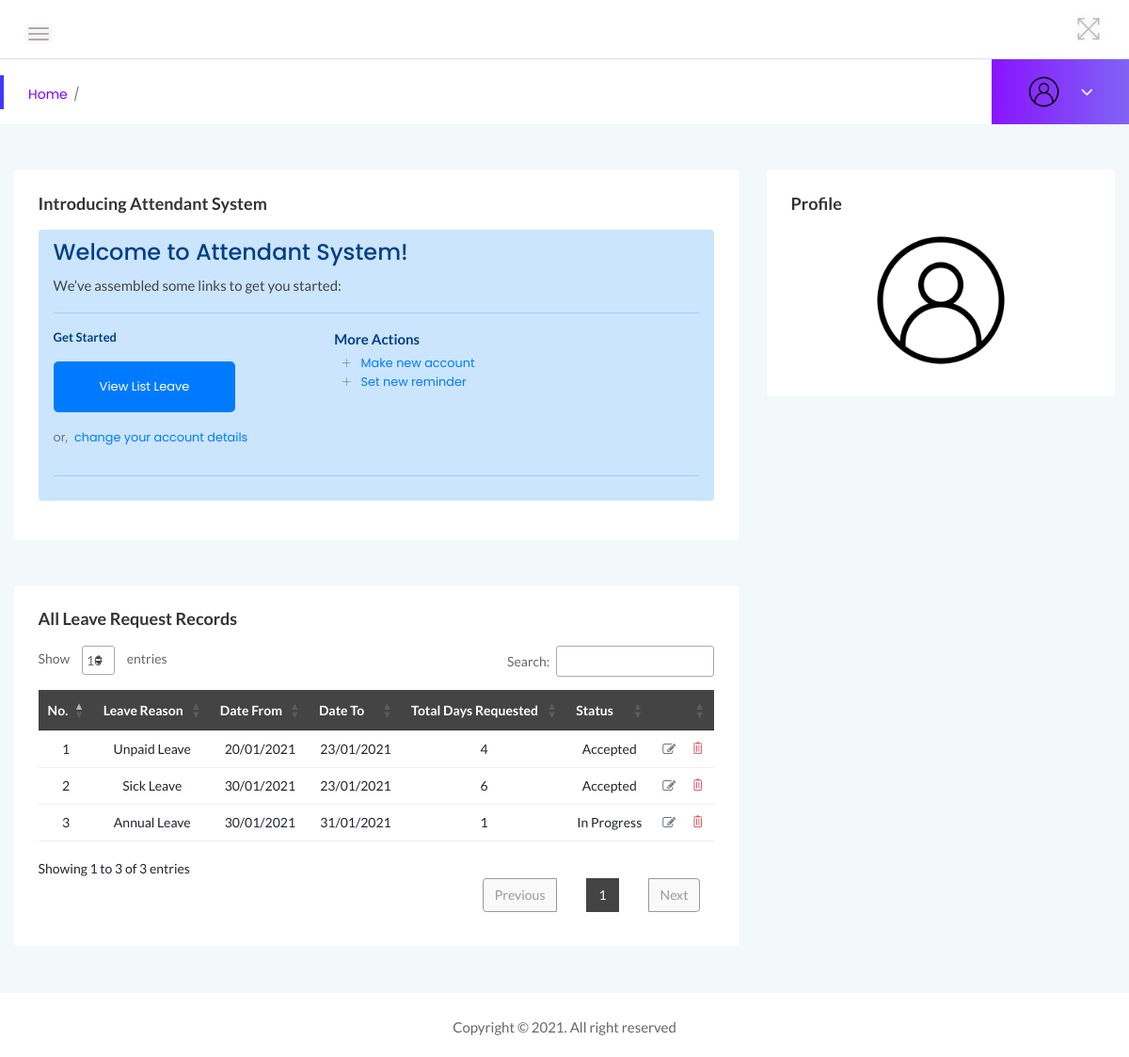
Screenshot of /admin-index.php with the database file from the repository.
### tables this page shows
CREATE TABLE `applyleave` (
  `applyId` int(11) NOT NULL,
  `apply_userId` int(11) NOT NULL,
  `apply_leaveRequestId` int(11) NOT NULL,
  `date_from` date NOT NULL,
  `date_to` date NOT NULL,
  `total_days` int(11) NOT NULL,
  `apply_status` varchar(50) NOT NULL,
  `createdOn` timestamp NOT NULL DEFAULT current_timestamp() ON UPDATE current_timestamp()
);

CREATE TABLE `leavereason` (
  `leaveId` int(11) NOT NULL,
  `leaveName` varchar(50) NOT NULL,
  `leaveCreatedOn` timestamp NOT NULL DEFAULT current_timestamp() ON UPDATE current_timestamp()
);

### dashboard-admin.php (the view, shortened to what this page needs)
<div class="main-content-inner">
    <div class="row">
                <div class="col-8 col-lg-8 mt-5 col-md-12 col-sm-12 col-xs-12">
                            <div class="card">
                                <div class="card-body">
                                    <h4 class="header-title">Introducing Attendant System</h4>
                                    <div class="additional-content">
                                        <div class="alert alert-primary" role="alert">
                                            <h4 class="alert-heading">Welcome to Attendant System!</h4>
                                            <p>We’ve assembled some links to get you started:</p>
                                            <hr>
                                            <div class="row">
                                                <div class="col-5 col-lg-5 col-md-12 col-sm-12 col-xs-12"
                                                    <p class="mb-0"><b>Get Started</b></p>
                                                    <p>
                                                    <a href="admin-index.php?post_type=apply-leave&submitted=none" class="btn btn-primary btn-lg mb-3 mt-3 pl-5 pr-5 pt-3 pb-3" >View List Leave</a><br/>
                                                    <h6 class="mb-3">
                                                        <small class="text-muted">or,&nbsp; <a href="admin-index.php?post_type=setting&submitted=none">change your account details</a></small>
                                                    </h6>
                                                    </p>
                                                </div>
                                                <div class="col-6 col-lg-6 col-md-12 col-sm-12 col-xs-12"
                                                    <p class="mb-0" style="font-size: 15px;"><b>More Actions</b></p>
                                                    <p>
                                                    <h6 class="mb-3 mt-1 pl-2">
                                                        <small class="text-muted"><i class="ti-plus" style="font-weight: 500; font-size: 10px"></i> <a href="signUp.php" target="_blank">&nbsp; Make new account</a></small><br/>
                                                        <small class="text-muted"><i class="ti-plus" style="font-weight: 500; font-size: 10px"></i> <a href="admin-index.php?post_type=reminder&submitted=none" target="_blank">&nbsp; Set new reminder</a></small>
                                                    </h6>
                                                    </p>
                                                </div>
                                            </div>
                                            <hr>
                                        </div>
                                    </div>
                                </div>
                            </div>
                        </div>
                <div class="col-4 mt-5 col-lg-4 col-md-12 col-sm-12 col-xs-12">
                        <div class="card">
                            <div class="card-body">
                                <h4 class="header-title">Profile</h4>
                                <div class="row text-center">
                                    <div class="col-4 col-md-12">
                                        <img src="image/dashboard.png" alt="avatar" style="height:150px !important">
                                    </div>
                                    <div class="col-6 col-md-12">
                                    </div>
                                </div>
                            </div>
                        </div>
                    </div>
    </div>
    <div class="row">
                    <div class="col-8 col-lg-8 col-md-12 col-sm-12 col-xs-12 mt-5">
                        <div class="card">
                            <div class="card-body">
                                <h4 class="header-title">All Leave Request Records</h4>
                                <div class="data-tables datatable-dark">
                                    <table id="dataTable3" class="text-center" style="text-transform: capitalize !important;">
                                        <thead>
                                            <tr>
                                                <th>No.</th>
                                                <th>Leave Reason</th>
                                                <th>Date From</th>
                                                <th>Date To</th>
                                                <th>Total Days Requested</th>
                                                <th>Status</th>
                                                <th></th>
                                            </tr>
                                        </thead>
                                        <tbody>
<?php
$listLeave = "SELECT user.*, applyleave.*, leavereason.* FROM applyleave JOIN user ON applyleave.apply_userId=user.userId JOIN leavereason ON applyleave.apply_leaveRequestId=leavereason.leaveId";
$resultPage = mysqli_query($conn,$listLeave);
$i = 1;
if (mysqli_num_rows($resultPage) > 0) {
while($rowPage = mysqli_fetch_assoc($resultPage)) {
    $date1 = date('j/m/Y', strtotime($rowPage['date_from']));
    $date2 = date('j/m/Y', strtotime($rowPage['date_to']));
?>
                                            <tr>
                                                <td> <?php echo $i++ ?></td>
                                                <td><?php echo $rowPage['leaveName']; ?> </td>
                                                <td><?php echo $date1; ?></td>
                                                <td><?php echo $date2; ?> </td>
                                                <td><?php echo $rowPage['total_days']; ?> </td>
                                                <td><?php echo $rowPage['apply_status']; ?> </td>
                                                <td>
                                                    <ul class="d-flex justify-content-center">
                                                        <li class="mr-3"><a href="admin-index.php?post_type=apply-details&submitted=none&id=<?php echo $rowPage['applyId']; ?>" class="text-secondary"><i class="fa fa-edit"></i></a></li>
                                                        <li><a href="javascript:delete_data(<?php echo $rowPage['applyId']; ?>)" class="text-danger"><i class="ti-trash"></i></a></li>
                                                    </ul>
                                                </td>
                                            </tr>
<?php
} } ?>
                                        </tbody>
                                    </table>
                                </div>
                            </div>
                        </div>
                    </div>
    </div>
</div>

### admin-index.php (shortened to what this page needs)
<!doctype html>
<html class="no-js" lang="en">
<head>
    <link rel="stylesheet" href="assets/css/bootstrap.min.css">
    <link rel="stylesheet" href="assets/css/font-awesome.min.css">
    <link rel="stylesheet" href="assets/css/themify-icons.css">
    <link rel="stylesheet" href="assets/css/metisMenu.css">
    <link rel="stylesheet" href="assets/css/owl.carousel.min.css">
    <link rel="stylesheet" href="assets/css/slicknav.min.css">
    <link rel="stylesheet" href="assets/css/typography.css">
    <link rel="stylesheet" href="assets/css/default-css.css">
    <link rel="stylesheet" href="assets/css/styles.css">
    <link rel="stylesheet" href="assets/css/responsive.css">
    <link rel="stylesheet" type="text/css" href="https://cdn.datatables.net/1.10.19/css/jquery.dataTables.css">
    <link rel="stylesheet" type="text/css" href="https://cdn.datatables.net/1.10.18/css/dataTables.bootstrap4.min.css">
    <link rel="stylesheet" type="text/css" href="https://cdn.datatables.net/responsive/2.2.3/css/responsive.bootstrap.min.css">
    <link rel="stylesheet" type="text/css" href="https://cdn.datatables.net/responsive/2.2.3/css/responsive.jqueryui.min.css">
    <link rel="stylesheet" type="text/css" href="../css/jquery.datetimepicker.css"/>
</head>
<body>
<?php
$execute = "dashboard-admin.php";
?>
    <div class="page-container">
        <div class="main-content">
            <div class="header-area">
                <div class="row align-items-center">
                    <div class="col-md-6 col-sm-8 clearfix">
                        <div class="nav-btn pull-left">
                            <span></span>
                            <span></span>
                            <span></span>
                        </div>
                    </div>
                    <div class="col-md-6 col-sm-4 clearfix">
                        <ul class="notification-area pull-right">
                            <li id="full-view"><i class="ti-fullscreen"></i></li>
                        </ul>
                    </div>
                </div>
            </div>
            <div class="page-title-area">
                <div class="row align-items-center">
                    <div class="col-sm-6">
                        <div class="breadcrumbs-area clearfix">
                            <ul class="breadcrumbs pull-left">
                                <li><a href="admin-index.php?post_type=dashboard">Home</a></li>
                            </ul>
                        </div>
                    </div>
                    <div class="col-sm-6 clearfix">
                        <div class="user-profile pull-right">
                            <img class="avatar user-thumb" src="image/dashboard.png" alt="avatar">
                            <h4 class="user-name dropdown-toggle text-capitalize" data-toggle="dropdown">
                                <?php echo $_SESSION['username'];?><i class="fa fa-angle-down"></i></h4>
                        </div>
                    </div>
                </div>
            </div>
        <?php include ("$execute");?>
        </div>
        <footer>
            <div class="footer-area">
                <p> Copyright © 2021. All right reserved
            </div>
        </footer>
    </div>
</body>
</html>

### rows the page displays
applyleave: apply_leaveRequestId.leaveName "Unpaid Leave", date_from "20/01/2021", date_to "23/01/2021", total_days "4", apply_status "Accepted"
applyleave: apply_leaveRequestId.leaveName "Sick Leave", date_from "30/01/2021", date_to "23/01/2021", total_days "6", apply_status "Accepted"
applyleave: apply_leaveRequestId.leaveName "Annual Leave", date_from "30/01/2021", date_to "31/01/2021", total_days "1", apply_status "In Progress"
